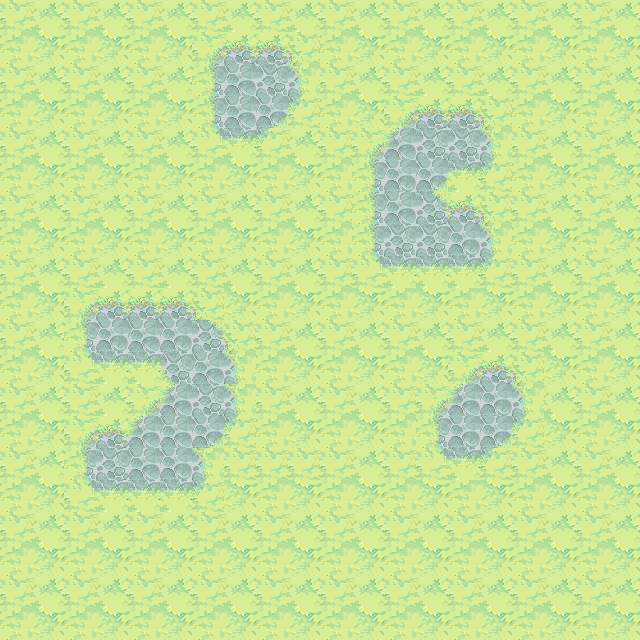

Tiled map render using the project's own tile images. Description and the map definition, with tile-layer contents summarised, below:
An orthogonal 20x20 tile map with 32x32 px tiles, 1 tile layer (background), 1 hidden layer not drawn, 6 tilesets.

<map version="1.0" orientation="orthogonal" renderorder="right-down" width="20" height="20" tilewidth="32" tileheight="32" nextobjectid="16">
 <tileset firstgid="1" name="ObjectLayer" tilewidth="32" tileheight="32" tilecount="84" columns="14">
  <image source="ObjectLayer.png" width="477" height="219" />
 </tileset>
 <tileset firstgid="85" name="ground_tiles" tilewidth="32" tileheight="32" tilecount="441" columns="21">
  <image source="ground_tiles.png" width="672" height="701" />
  <terraintypes>
   <terrain name="pradera" tile="43" />
   <terrain name="tierra" tile="106" />
   <terrain name="agua" tile="191" />
   <terrain name="piedra" tile="67" />
   <terrain name="mancha tierra" tile="34" />
   <terrain name="mancha gris" tile="99" />
   <terrain name="piedra marron" tile="274" />
  </terraintypes>
  <tile id="12" terrain="1,1,1,4" />
  <tile id="13" terrain="1,1,4,4" />
  <tile id="14" terrain="1,1,4,1" />
  <tile id="15" terrain="4,4,4,1" />
  <tile id="16" terrain="4,4,1,4" />
  <tile id="33" terrain="1,4,1,4" />
  <tile id="34" terrain="4,4,4,4" />
  <tile id="35" terrain="4,1,4,1" />
  <tile id="36" terrain="4,1,4,4" />
  <tile id="37" terrain="1,4,4,4" />
  <tile id="43" terrain="0,0,0,0" />
  <tile id="44" terrain="0,0,0,0" />
  <tile id="54" terrain="1,4,1,1" />
  <tile id="55" terrain="4,4,1,1" />
  <tile id="56" terrain="4,1,1,1" />
  <tile id="64" terrain="0,0,0,0" />
  <tile id="65" terrain="0,0,0,0" />
  <tile id="67" terrain="3,3,3,3" />
  <tile id="72" terrain="0,0,0,1" />
  <tile id="73" terrain="0,0,1,0" />
  <tile id="90" terrain="0,0,0,1" />
  <tile id="91" terrain="0,0,1,1" />
  <tile id="92" terrain="0,0,1,0" />
  <tile id="93" terrain="0,1,0,0" />
  <tile id="94" terrain="1,0,0,0" />
  <tile id="96" terrain="1,1,1,5" />
  <tile id="97" terrain="1,1,5,5" />
  <tile id="98" terrain="1,1,5,1" />
  <tile id="106" terrain="1,1,1,1" />
  <tile id="107" terrain="1,1,1,1" />
  <tile id="108" terrain="1,1,1,1" />
  <tile id="111" terrain="0,1,0,1" />
  <tile id="113" terrain="1,0,1,0" />
  <tile id="114" terrain="1,1,1,0" />
  <tile id="115" terrain="1,1,0,1" />
  <tile id="117" terrain="1,5,1,5" />
  <tile id="119" terrain="5,1,5,1" />
  <tile id="120" terrain="1,5,5,1" />
  <tile id="121" terrain="5,1,1,5" />
  <tile id="127" terrain="1,1,1,1" />
  <tile id="128" terrain="1,1,1,1" />
  <tile id="129" terrain="1,1,1,1" />
  <tile id="132" terrain="0,1,0,0" />
  <tile id="133" terrain="1,1,0,0" />
  <tile id="134" terrain="1,0,0,0" />
  <tile id="135" terrain="1,0,1,1" />
  <tile id="136" terrain="0,1,1,1" />
  <tile id="137" terrain=",,2," />
  <tile id="138" terrain="1,5,1,1" />
  <tile id="139" terrain="5,5,1,1" />
  <tile id="140" terrain="5,1,1,1" />
  <tile id="141" terrain="5,1,1,5" />
  <tile id="142" terrain="1,5,5,1" />
  <tile id="148" terrain="1,1,1,1" />
  <tile id="149" terrain="1,1,1,1" />
  <tile id="150" terrain="1,1,1,1" />
  <tile id="158" terrain="2,,," />
  <tile id="174" terrain="0,0,0,2" />
  <tile id="175" terrain="0,0,2,2" />
  <tile id="176" terrain="0,0,2,0" />
  <tile id="177" terrain="0,0,0,0" />
  <tile id="190" terrain="2,2,2,2" />
  <tile id="191" terrain="2,2,2,2" />
  <tile id="192" terrain=",,,3" />
  <tile id="193" terrain=",,3,3" />
  <tile id="194" terrain=",,3," />
  <tile id="195" terrain="0,2,0,2" />
  <tile id="196" terrain="2,2,2,2" />
  <tile id="197" terrain="2,0,2,0" />
  <tile id="198" terrain="0,2,2,2" />
  <tile id="199" terrain="2,0,2,2" />
  <tile id="211" terrain="2,2,2,2" />
  <tile id="212" terrain="2,2,2,2" />
  <tile id="213" terrain=",3,,3" />
  <tile id="214" terrain="2,2,2,2" />
  <tile id="215" terrain="3,,3," />
  <tile id="216" terrain="0,2,0,0" />
  <tile id="217" terrain="2,2,0,0" />
  <tile id="218" terrain="2,0,0,0" />
  <tile id="219" terrain="2,2,0,2" />
  <tile id="220" terrain="2,2,2,0" />
  <tile id="234" terrain=",3,," />
  <tile id="235" terrain="3,3,," />
  <tile id="236" terrain="3,,," />
  <tile id="258" terrain="0,0,0,0" />
  <tile id="259" terrain="0,0,6,6" />
  <tile id="260" terrain="0,0,6,0" />
  <tile id="262" terrain="6,0,6,0" />
  <tile id="274" terrain="6,6,6,6" />
  <tile id="275" terrain="6,6,6,6" />
  <tile id="277" terrain="6,6,6,0" />
  <tile id="278" terrain="0,6,0,6" />
  <tile id="279" terrain="0,6,0,6" />
  <tile id="280" terrain="6,6,6,6" />
  <tile id="281" terrain="6,6,6,0" />
  <tile id="282" terrain="6,6,6,0" />
  <tile id="283" terrain="6,6,0,6" />
  <tile id="295" terrain="6,6,6,6" />
  <tile id="296" terrain="6,6,6,6" />
  <tile id="298" terrain="6,0,6,6" />
  <tile id="299" terrain="0,6,6,6" />
  <tile id="300" terrain="0,6,0,0" />
  <tile id="301" terrain="6,6,0,0" />
  <tile id="302" terrain="6,0,0,0" />
  <tile id="303" terrain="6,0,6,6" />
  <tile id="304" terrain="0,6,6,6" />
 </tileset>
 <tileset firstgid="526" name="Extra_Unfinished4" tilewidth="32" tileheight="32" tilecount="88" columns="11">
  <image source="Extra_Unfinished4.png" width="360" height="266" />
 </tileset>
 <tileset firstgid="614" name="Cliff_tileset" tilewidth="32" tileheight="32" tilecount="240" columns="15">
  <image source="Cliff_tileset.png" width="503" height="518" />
 </tileset>
 <tileset firstgid="854" name="graphics-tiles-waterflow" tilewidth="32" tileheight="32" tilecount="81" columns="9">
  <image source="graphics-tiles-waterflow.png" width="319" height="293" />
 </tileset>
 <tileset firstgid="935" name="meta_tiles" tilewidth="32" tileheight="32" spacing="1" margin="1" tilecount="2" columns="2">
  <image source="meta_tiles.png" width="67" height="34" />
  <tile id="0">
   <properties>
    <property name="colisionable" value="true" />
    <property name="objeto" value="piedra" />
   </properties>
  </tile>
  <tile id="1">
   <properties>
    <property name="colisionable" value="true" />
    <property name="objeto" value="agua" />
   </properties>
  </tile>
 </tileset>
 <layer name="background" width="20" height="20">
  <data>[400 cells, 400 non-empty, 22 distinct tile ids]</data>
 </layer>
 <layer name="meta tiles" width="20" height="20" visible="0">
  <data>[400 cells, 69 non-empty, 1 distinct tile ids]</data>
 </layer>
</map>
